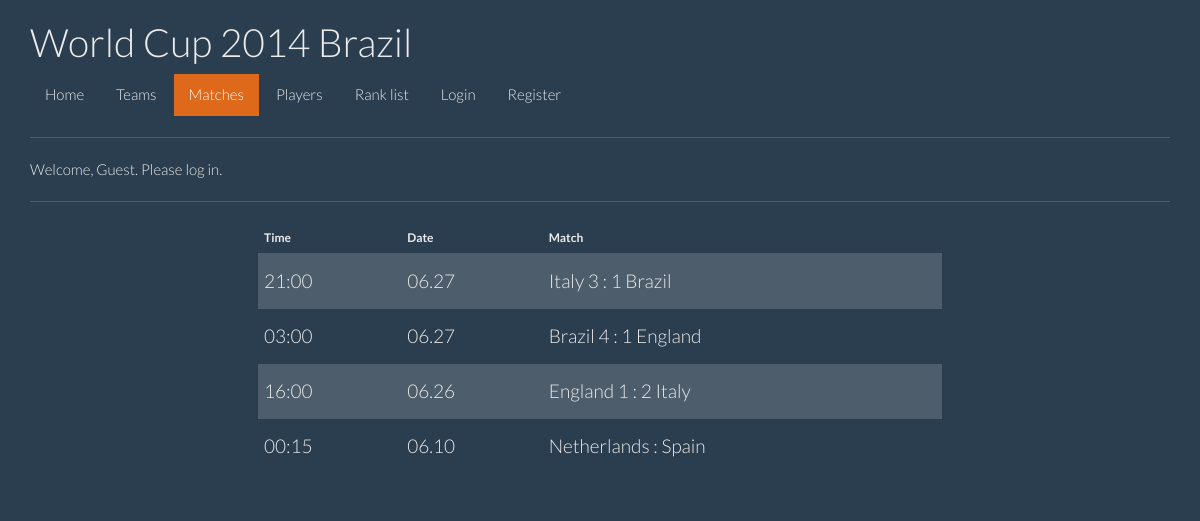
Page /matches on the earlier database version.
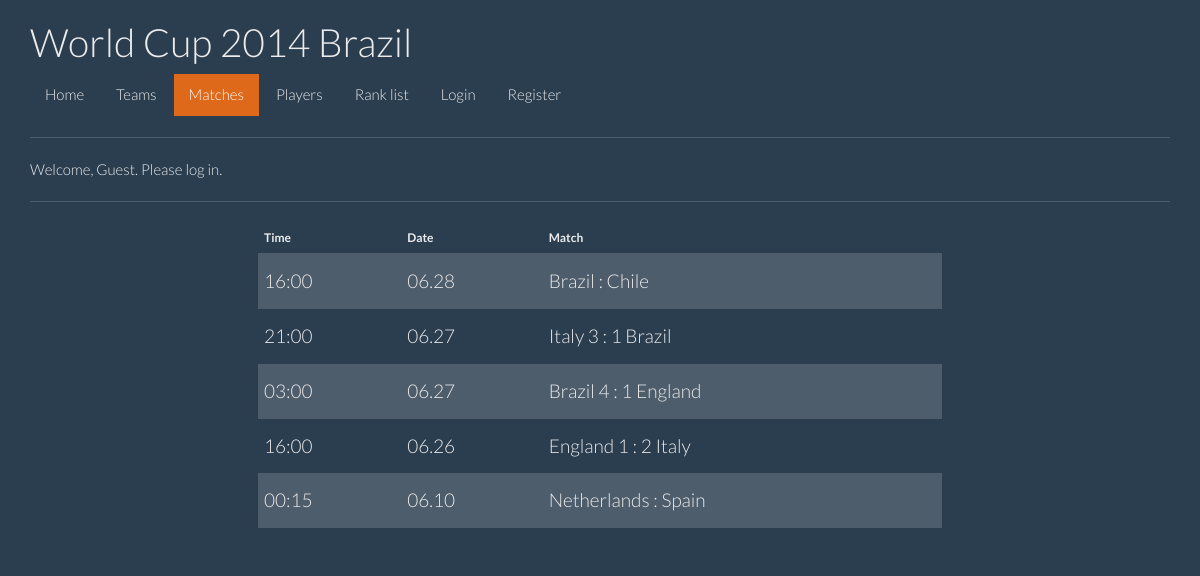
Same page on the later database version.
### website/models.py (models this page shows, shortened)
class Match(models.Model):
    host = models.ForeignKey(Team, related_name="host_matches")
    away = models.ForeignKey(Team, related_name="away_matches")
    score_host = models.PositiveSmallIntegerField(blank=True, null=True)
    score_away = models.PositiveSmallIntegerField(blank=True, null=True)
    schedule = models.DateTimeField()
    is_over = models.BooleanField(default=False)
    def __str__(self):
        if self.score_host is None or self.score_away is None:
            score_host = ""
            score_away = ""
        else:
            score_host = self.score_host
            score_away = self.score_away
        representation = "{} {} : {} {}".format(self.host.name,
                                                score_host,
                                                score_away,
                                                self.away.name)
        return representation

class Team(models.Model):
    name = models.CharField(max_length=50)
    group = models.CharField(max_length=2)
    info = models.TextField()

### website/views.py (the view)
# urls.py: url(r'^matches$', 'matches', name="matches"),
def matches(request):
    matches = Match.objects.order_by('-schedule')
    return render(request, "matches.html", locals())

### website/templates/matches.html (shortened to what this page needs)
{% extends 'base.html' %}
{% block content %}
            <nav>
                <ul class="nav nav-pills">
                    <li><a href="/">Home</a></li>
                    <li><a href="{% url 'teams' %}">Teams</a></li>
                    <li class="active"><a href="{% url 'matches' %}">Matches</a></li>
                    <li><a href="{% url 'players' %}">Players</a></li>
                    <li><a href="{% url 'ranking' %}">Rank list</a></li>
                 {% if user.is_authenticated %}
                 <li><a href="{% url 'logout' %}">Logout</a></li>
                 <li><a href="{% url 'my-profile' %}">My profile</a></li>
                 {% else %}
                 <li><a href="{% url 'login' %}">Login</a></li>
                 <li><a href="{% url 'register' %}">Register</a></li>
                 {% endif %}
                </ul>
            </nav>
            <hr>
{% if user.is_authenticated %}
    <p>Welcome, {{ user.username }}. Thanks for logging in.</p>
{% else %}
    <p>Welcome, Guest. Please log in.</p>
{% endif %}
<hr>
<center>
<table class="table table-striped table-hover " style="width:60%">
  <thead>
    <tr>
      <th>Time</th>
      <th>Date</th>
      <th>Match</th>
    </tr>
  </thead>
  <tbody>
    {% for match in matches %}
    <tr style="cursor:pointer;" onclick="location.href='{% url 'show-match' match.id %}'">
      <td><h4>{{ match.schedule|date:'H:i'  }}</h4></td>
      <td><h4>{{ match.schedule|date:'m.d'  }}</h4></td>
      <td><h4>{{ match }}</h4></td>
    </tr>
    {% endfor %}
{% endblock %}

Differences in the rows shown:
added Match: schedule "16:00", schedule "06.28", score_host+host+away "Brazil : Chile"
